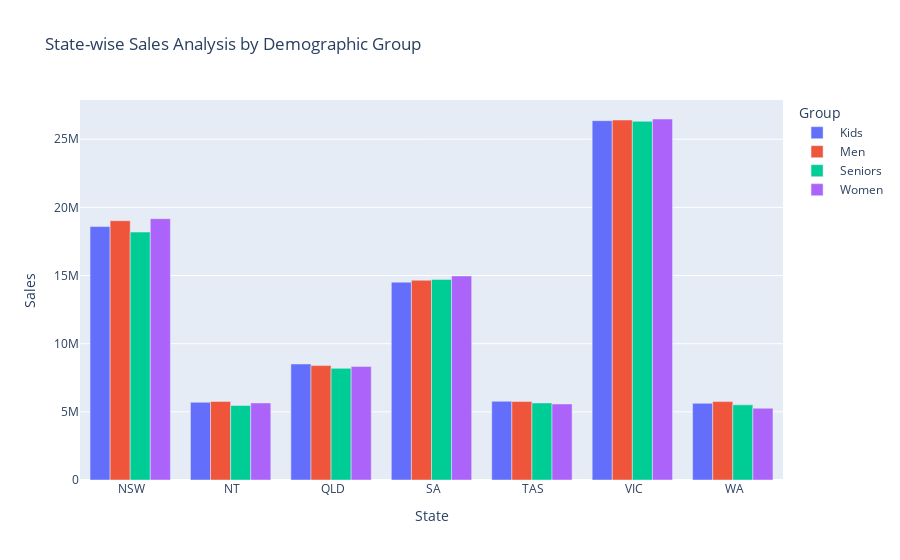
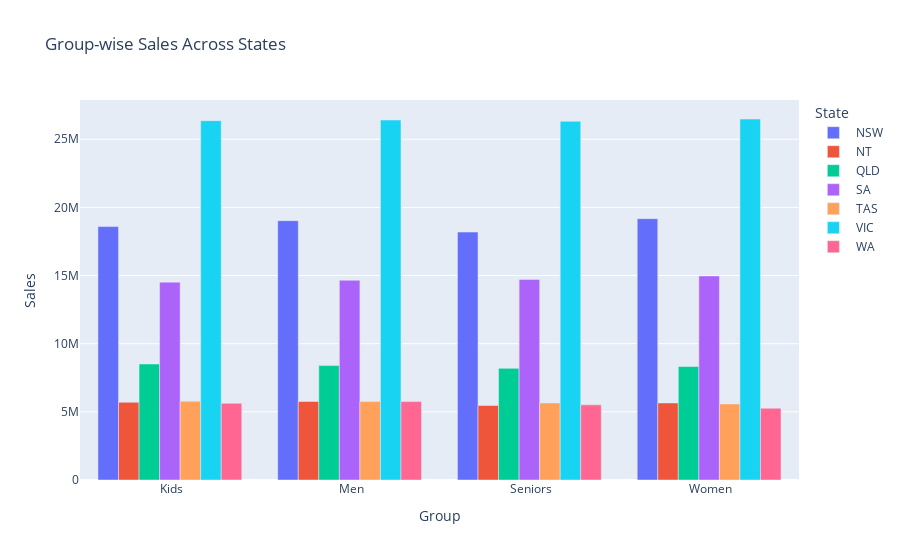
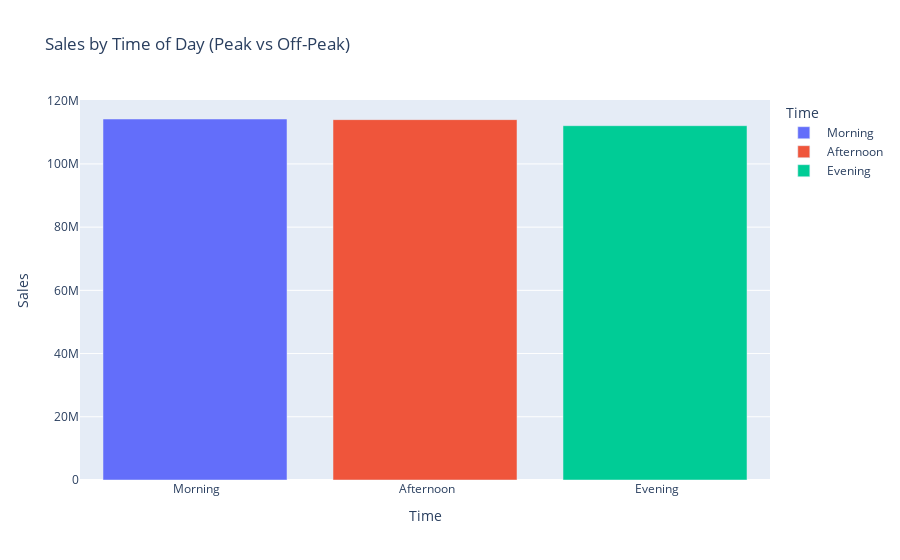

Source (notebook cell) for these figures, in order:
### Markdown cell above
## 3.	Data visualization
a.	Use suitable data visualization libraries to construct a dashboard for the head of sales and marketing. The dashboard should encompass key parameters:

o	State-wise sales analysis for different demographic groups (kids, women, men, and seniors).

o	Group-wise sales analysis (Kids, Women, Men, and Seniors) across various states.

o	Time-of-the-day analysis: Identify peak and off-peak sales periods to facilitate strategic planning for S&M teams. This information aids in designing programs like hyper-personalization and Next Best Offers to enhance sales.

### Code cell
import plotly.express as px
import seaborn as sns
import matplotlib.pyplot as plt

df['Date'] = pd.to_datetime(df['Date'])

# --------------------------------------
# A.1 - State-wise sales by demographic group
# --------------------------------------
state_group_sales = df.groupby(['State', 'Group'])['Sales'].sum().reset_index()

fig1 = px.bar(
    state_group_sales,
    x="State",
    y="Sales",
    color="Group",
    barmode="group",
    title="State-wise Sales Analysis by Demographic Group"
)
fig1.show()

# --------------------------------------
# A.2 - Group-wise sales across states (Alternative view)
# --------------------------------------
group_state_sales = df.groupby(['Group', 'State'])['Sales'].sum().reset_index()

fig2 = px.bar(
    group_state_sales,
    x="Group",
    y="Sales",
    color="State",
    barmode="group",
    title="Group-wise Sales Across States"
)
fig2.show()

# --------------------------------------
# A.3 - Time-of-day Sales Analysis
# --------------------------------------
time_sales = df.groupby('Time')['Sales'].sum().reset_index().sort_values(by='Sales', ascending=False)

fig3 = px.bar(
    time_sales,
    x="Time",
    y="Sales",
    color="Time",
    title="Sales by Time of Day (Peak vs Off-Peak)"
)
fig3.show()

# Optional: Create a heatmap for deeper interaction insights
pivot_heatmap = df.pivot_table(values='Sales', index='Group', columns='Time', aggfunc='sum')

plt.figure(figsize=(10, 6))
sns.heatmap(pivot_heatmap, annot=True, fmt=".0f", cmap="YlGnBu")
plt.title("Heatmap: Group vs Time-of-Day Sales")
plt.xlabel("Time of Day")
plt.ylabel("Group")
plt.tight_layout()
plt.show()

### Figure 1 — Plotly figure (JSON) as saved in the notebook; plotly's stock layout.template omitted (floating-point values rounded to 4 significant figures)
{"data": [{"alignmentgroup": "True", "hovertemplate": "Group= Kids<br>State=%{x}<br>Sales=%{y}<extra></extra>", "legendgroup": " Kids", "marker": {"color": "#636efa"}, "name": " Kids", "offsetgroup": " Kids", "orientation": "v", "showlegend": true, "textposition": "auto", "type": "bar", "x": [" NSW", " NT", " QLD", " SA", " TAS", " VIC", " WA"], "xaxis": "x", "y": [18587500, 5700000, 8510000, 14515000, 5775000, 26360000, 5625000], "yaxis": "y"}, {"alignmentgroup": "True", "hovertemplate": "Group= Men<br>State=%{x}<br>Sales=%{y}<extra></extra>", "legendgroup": " Men", "marker": {"color": "#EF553B"}, "name": " Men", "offsetgroup": " Men", "orientation": "v", "showlegend": true, "textposition": "auto", "type": "bar", "x": [" NSW", " NT", " QLD", " SA", " TAS", " VIC", " WA"], "xaxis": "x", "y": [19022500, 5762500, 8392500, 14655000, 5757500, 26407500, 5752500], "yaxis": "y"}, {"alignmentgroup": "True", "hovertemplate": "Group= Seniors<br>State=%{x}<br>Sales=%{y}<extra></extra>", "legendgroup": " Seniors", "marker": {"color": "#00cc96"}, "name": " Seniors", "offsetgroup": " Seniors", "orientation": "v", "showlegend": true, "textposition": "auto", "type": "bar", "x": [" NSW", " NT", " QLD", " SA", " TAS", " VIC", " WA"], "xaxis": "x", "y": [18187500, 5465000, 8190000, 14717500, 5650000, 26315000, 5512500], "yaxis": "y"}, {"alignmentgroup": "True", "hovertemplate": "Group= Women<br>State=%{x}<br>Sales=%{y}<extra></extra>", "legendgroup": " Women", "marker": {"color": "#ab63fa"}, "name": " Women", "offsetgroup": " Women", "orientation": "v", "showlegend": true, "textposition": "auto", "type": "bar", "x": [" NSW", " NT", " QLD", " SA", " TAS", " VIC", " WA"], "xaxis": "x", "y": [19172500, 5652500, 8325000, 14970000, 5577500, 26482500, 5262500], "yaxis": "y"}], "layout": {"barmode": "group", "legend": {"title": {"text": "Group"}, "tracegroupgap": 0}, "title": {"text": "State-wise Sales Analysis by Demographic Group"}, "xaxis": {"anchor": "y", "domain": [0, 1], "title": {"text": "State"}}, "yaxis": {"anchor": "x", "domain": [0, 1], "title": {"text": "Sales"}}}}

### Figure 2 — Plotly figure (JSON) as saved in the notebook; plotly's stock layout.template omitted (floating-point values rounded to 4 significant figures)
{"data": [{"alignmentgroup": "True", "hovertemplate": "State= NSW<br>Group=%{x}<br>Sales=%{y}<extra></extra>", "legendgroup": " NSW", "marker": {"color": "#636efa"}, "name": " NSW", "offsetgroup": " NSW", "orientation": "v", "showlegend": true, "textposition": "auto", "type": "bar", "x": [" Kids", " Men", " Seniors", " Women"], "xaxis": "x", "y": [18587500, 19022500, 18187500, 19172500], "yaxis": "y"}, {"alignmentgroup": "True", "hovertemplate": "State= NT<br>Group=%{x}<br>Sales=%{y}<extra></extra>", "legendgroup": " NT", "marker": {"color": "#EF553B"}, "name": " NT", "offsetgroup": " NT", "orientation": "v", "showlegend": true, "textposition": "auto", "type": "bar", "x": [" Kids", " Men", " Seniors", " Women"], "xaxis": "x", "y": [5700000, 5762500, 5465000, 5652500], "yaxis": "y"}, {"alignmentgroup": "True", "hovertemplate": "State= QLD<br>Group=%{x}<br>Sales=%{y}<extra></extra>", "legendgroup": " QLD", "marker": {"color": "#00cc96"}, "name": " QLD", "offsetgroup": " QLD", "orientation": "v", "showlegend": true, "textposition": "auto", "type": "bar", "x": [" Kids", " Men", " Seniors", " Women"], "xaxis": "x", "y": [8510000, 8392500, 8190000, 8325000], "yaxis": "y"}, {"alignmentgroup": "True", "hovertemplate": "State= SA<br>Group=%{x}<br>Sales=%{y}<extra></extra>", "legendgroup": " SA", "marker": {"color": "#ab63fa"}, "name": " SA", "offsetgroup": " SA", "orientation": "v", "showlegend": true, "textposition": "auto", "type": "bar", "x": [" Kids", " Men", " Seniors", " Women"], "xaxis": "x", "y": [14515000, 14655000, 14717500, 14970000], "yaxis": "y"}, {"alignmentgroup": "True", "hovertemplate": "State= TAS<br>Group=%{x}<br>Sales=%{y}<extra></extra>", "legendgroup": " TAS", "marker": {"color": "#FFA15A"}, "name": " TAS", "offsetgroup": " TAS", "orientation": "v", "showlegend": true, "textposition": "auto", "type": "bar", "x": [" Kids", " Men", " Seniors", " Women"], "xaxis": "x", "y": [5775000, 5757500, 5650000, 5577500], "yaxis": "y"}, {"alignmentgroup": "True", "hovertemplate": "State= VIC<br>Group=%{x}<br>Sales=%{y}<extra></extra>", "legendgroup": " VIC", "marker": {"color": "#19d3f3"}, "name": " VIC", "offsetgroup": " VIC", "orientation": "v", "showlegend": true, "textposition": "auto", "type": "bar", "x": [" Kids", " Men", " Seniors", " Women"], "xaxis": "x", "y": [26360000, 26407500, 26315000, 26482500], "yaxis": "y"}, {"alignmentgroup": "True", "hovertemplate": "State= WA<br>Group=%{x}<br>Sales=%{y}<extra></extra>", "legendgroup": " WA", "marker": {"color": "#FF6692"}, "name": " WA", "offsetgroup": " WA", "orientation": "v", "showlegend": true, "textposition": "auto", "type": "bar", "x": [" Kids", " Men", " Seniors", " Women"], "xaxis": "x", "y": [5625000, 5752500, 5512500, 5262500], "yaxis": "y"}], "layout": {"barmode": "group", "legend": {"title": {"text": "State"}, "tracegroupgap": 0}, "title": {"text": "Group-wise Sales Across States"}, "xaxis": {"anchor": "y", "domain": [0, 1], "title": {"text": "Group"}}, "yaxis": {"anchor": "x", "domain": [0, 1], "title": {"text": "Sales"}}}}

### Figure 3 — Plotly figure (JSON) as saved in the notebook; plotly's stock layout.template omitted (floating-point values rounded to 4 significant figures)
{"data": [{"alignmentgroup": "True", "hovertemplate": "Time=%{x}<br>Sales=%{y}<extra></extra>", "legendgroup": " Morning", "marker": {"color": "#636efa"}, "name": " Morning", "offsetgroup": " Morning", "orientation": "v", "showlegend": true, "textposition": "auto", "type": "bar", "x": [" Morning"], "xaxis": "x", "y": [114207500], "yaxis": "y"}, {"alignmentgroup": "True", "hovertemplate": "Time=%{x}<br>Sales=%{y}<extra></extra>", "legendgroup": " Afternoon", "marker": {"color": "#EF553B"}, "name": " Afternoon", "offsetgroup": " Afternoon", "orientation": "v", "showlegend": true, "textposition": "auto", "type": "bar", "x": [" Afternoon"], "xaxis": "x", "y": [114007500], "yaxis": "y"}, {"alignmentgroup": "True", "hovertemplate": "Time=%{x}<br>Sales=%{y}<extra></extra>", "legendgroup": " Evening", "marker": {"color": "#00cc96"}, "name": " Evening", "offsetgroup": " Evening", "orientation": "v", "showlegend": true, "textposition": "auto", "type": "bar", "x": [" Evening"], "xaxis": "x", "y": [112087500], "yaxis": "y"}], "layout": {"barmode": "relative", "legend": {"title": {"text": "Time"}, "tracegroupgap": 0}, "title": {"text": "Sales by Time of Day (Peak vs Off-Peak)"}, "xaxis": {"anchor": "y", "categoryarray": [" Morning", " Afternoon", " Evening"], "categoryorder": "array", "domain": [0, 1], "title": {"text": "Time"}}, "yaxis": {"anchor": "x", "domain": [0, 1], "title": {"text": "Sales"}}}}
